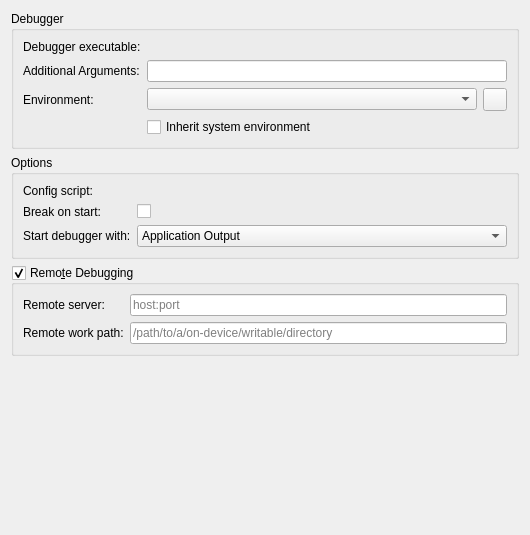
<?xml version="1.0" encoding="UTF-8"?>
<ui version="4.0">
 <class>LldbConfigPage</class>
 <widget class="QWidget" name="LldbConfigPage">
  <property name="geometry">
   <rect>
    <x>0</x>
    <y>0</y>
    <width>530</width>
    <height>535</height>
   </rect>
  </property>
  <property name="windowTitle">
   <string>Debugger Configuration</string>
  </property>
  <layout class="QVBoxLayout" name="verticalLayout">
   <item>
    <widget class="QGroupBox" name="groupDebugger">
     <property name="title">
      <string>Debugger</string>
     </property>
     <layout class="QFormLayout" name="formLayout">
      <item row="0" column="0">
       <widget class="QLabel" name="label">
        <property name="text">
         <string>Debugger executable:</string>
        </property>
       </widget>
      </item>
      <item row="0" column="1">
       <widget class="KUrlRequester" name="lineDebuggerExec" native="true">
        <property name="placeholderText" stdset="0">
         <string>Override path to lldb-mi executable</string>
        </property>
       </widget>
      </item>
      <item row="1" column="0">
       <widget class="QLabel" name="label_2">
        <property name="text">
         <string>Additional Arguments:</string>
        </property>
       </widget>
      </item>
      <item row="1" column="1">
       <widget class="QLineEdit" name="lineDebuggerArgs">
        <property name="placeholderText">
         <string/>
        </property>
       </widget>
      </item>
      <item row="3" column="0">
       <widget class="QLabel" name="label_3">
        <property name="text">
         <string>Environment:</string>
        </property>
       </widget>
      </item>
      <item row="3" column="1">
       <layout class="QHBoxLayout" name="horizontalLayout">
        <item>
         <widget class="KDevelop::EnvironmentSelectionWidget" name="comboEnv">
          <property name="sizePolicy">
           <sizepolicy hsizetype="MinimumExpanding" vsizetype="Fixed">
            <horstretch>0</horstretch>
            <verstretch>0</verstretch>
           </sizepolicy>
          </property>
         </widget>
        </item>
        <item>
         <widget class="KDevelop::EnvironmentConfigureButton" name="btnEditEnv">
          <property name="text">
           <string/>
          </property>
         </widget>
        </item>
       </layout>
      </item>
      <item row="4" column="1">
       <widget class="QCheckBox" name="checkInheritSystem">
        <property name="text">
         <string>Inherit system environment</string>
        </property>
       </widget>
      </item>
     </layout>
    </widget>
   </item>
   <item>
    <widget class="QGroupBox" name="groupOptions">
     <property name="title">
      <string>Options</string>
     </property>
     <layout class="QFormLayout" name="formLayout_2">
      <item row="0" column="0">
       <widget class="QLabel" name="label_4">
        <property name="text">
         <string>Config script:</string>
        </property>
       </widget>
      </item>
      <item row="0" column="1">
       <widget class="KUrlRequester" name="lineConfigScript" native="true">
        <property name="placeholderText" stdset="0">
         <string>/path/to/lldb/config/script</string>
        </property>
       </widget>
      </item>
      <item row="2" column="0">
       <widget class="QLabel" name="label_5">
        <property name="text">
         <string>Start debugger with:</string>
        </property>
       </widget>
      </item>
      <item row="2" column="1">
       <widget class="QComboBox" name="comboStartWith">
        <item>
         <property name="text">
          <string>Application Output</string>
         </property>
        </item>
        <item>
         <property name="text">
          <string>LLDB Console</string>
         </property>
        </item>
        <item>
         <property name="text">
          <string>Frame Stack</string>
         </property>
        </item>
       </widget>
      </item>
      <item row="1" column="0">
       <widget class="QLabel" name="label_7">
        <property name="text">
         <string>Break on start:</string>
        </property>
       </widget>
      </item>
      <item row="1" column="1">
       <widget class="QCheckBox" name="checkBreakOnStart">
        <property name="text">
         <string/>
        </property>
       </widget>
      </item>
     </layout>
    </widget>
   </item>
   <item>
    <widget class="QGroupBox" name="groupRemote">
     <property name="title">
      <string>Remo&amp;te Debugging</string>
     </property>
     <property name="checkable">
      <bool>true</bool>
     </property>
     <layout class="QFormLayout" name="formLayout_3">
      <item row="0" column="0">
       <widget class="QLabel" name="label_6">
        <property name="text">
         <string>Remote server:</string>
        </property>
       </widget>
      </item>
      <item row="0" column="1">
       <widget class="QLineEdit" name="lineRemoteServer">
        <property name="placeholderText">
         <string>host:port</string>
        </property>
       </widget>
      </item>
      <item row="1" column="0">
       <widget class="QLabel" name="label_8">
        <property name="text">
         <string>Remote work path:</string>
        </property>
       </widget>
      </item>
      <item row="1" column="1">
       <widget class="QLineEdit" name="lineOnDevPath">
        <property name="placeholderText">
         <string>/path/to/a/on-device/writable/directory</string>
        </property>
       </widget>
      </item>
     </layout>
    </widget>
   </item>
   <item>
    <spacer name="verticalSpacer">
     <property name="orientation">
      <enum>Qt::Vertical</enum>
     </property>
     <property name="sizeHint" stdset="0">
      <size>
       <width>20</width>
       <height>149</height>
      </size>
     </property>
    </spacer>
   </item>
  </layout>
 </widget>
 <customwidgets>
  <customwidget>
   <class>KDevelop::EnvironmentConfigureButton</class>
   <extends>QToolButton</extends>
   <header>shell/environmentconfigurebutton.h</header>
  </customwidget>
  <customwidget>
   <class>KDevelop::EnvironmentSelectionWidget</class>
   <extends>QComboBox</extends>
   <header>util/environmentselectionwidget.h</header>
  </customwidget>
  <customwidget>
   <class>KUrlRequester</class>
   <extends>QWidget</extends>
   <header>kurlrequester.h</header>
  </customwidget>
 </customwidgets>
 <resources/>
 <connections/>
</ui>
